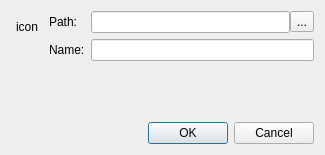
<?xml version="1.0" encoding="UTF-8"?>
<ui version="4.0">
 <class>EditFileItem</class>
 <widget class="QDialog" name="EditFileItem">
  <property name="geometry">
   <rect>
    <x>0</x>
    <y>0</y>
    <width>325</width>
    <height>155</height>
   </rect>
  </property>
  <property name="windowTitle">
   <string>Dialog</string>
  </property>
  <layout class="QVBoxLayout" name="verticalLayout">
   <item>
    <layout class="QHBoxLayout" name="horizontalLayout_2">
     <item>
      <layout class="QVBoxLayout" name="verticalLayout_2">
       <item>
        <widget class="QLabel" name="icon">
         <property name="minimumSize">
          <size>
           <width>32</width>
           <height>32</height>
          </size>
         </property>
         <property name="maximumSize">
          <size>
           <width>32</width>
           <height>32</height>
          </size>
         </property>
         <property name="text">
          <string>icon</string>
         </property>
         <property name="scaledContents">
          <bool>true</bool>
         </property>
         <property name="alignment">
          <set>Qt::AlignCenter</set>
         </property>
        </widget>
       </item>
       <item>
        <spacer name="verticalSpacer">
         <property name="orientation">
          <enum>Qt::Vertical</enum>
         </property>
         <property name="sizeHint" stdset="0">
          <size>
           <width>20</width>
           <height>40</height>
          </size>
         </property>
        </spacer>
       </item>
      </layout>
     </item>
     <item>
      <layout class="QFormLayout" name="formLayout">
       <item row="0" column="0">
        <widget class="QLabel" name="labelPath">
         <property name="text">
          <string>Path:</string>
         </property>
        </widget>
       </item>
       <item row="0" column="1">
        <layout class="QHBoxLayout" name="horizontalLayout">
         <property name="spacing">
          <number>0</number>
         </property>
         <item>
          <widget class="QLineEdit" name="path">
           <property name="readOnly">
            <bool>true</bool>
           </property>
          </widget>
         </item>
         <item>
          <widget class="QToolButton" name="selectPath">
           <property name="toolTip">
            <string>Select path</string>
           </property>
           <property name="text">
            <string>...</string>
           </property>
          </widget>
         </item>
        </layout>
       </item>
       <item row="1" column="0">
        <widget class="QLabel" name="labelName">
         <property name="text">
          <string>Name:</string>
         </property>
        </widget>
       </item>
       <item row="1" column="1">
        <widget class="QLineEdit" name="name">
         <property name="readOnly">
          <bool>true</bool>
         </property>
        </widget>
       </item>
      </layout>
     </item>
    </layout>
   </item>
   <item>
    <widget class="QDialogButtonBox" name="buttonBox">
     <property name="orientation">
      <enum>Qt::Horizontal</enum>
     </property>
     <property name="standardButtons">
      <set>QDialogButtonBox::Cancel|QDialogButtonBox::Ok</set>
     </property>
    </widget>
   </item>
  </layout>
 </widget>
 <resources/>
 <connections>
  <connection>
   <sender>buttonBox</sender>
   <signal>accepted()</signal>
   <receiver>EditFileItem</receiver>
   <slot>accept()</slot>
   <hints>
    <hint type="sourcelabel">
     <x>248</x>
     <y>254</y>
    </hint>
    <hint type="destinationlabel">
     <x>157</x>
     <y>274</y>
    </hint>
   </hints>
  </connection>
  <connection>
   <sender>buttonBox</sender>
   <signal>rejected()</signal>
   <receiver>EditFileItem</receiver>
   <slot>reject()</slot>
   <hints>
    <hint type="sourcelabel">
     <x>316</x>
     <y>260</y>
    </hint>
    <hint type="destinationlabel">
     <x>286</x>
     <y>274</y>
    </hint>
   </hints>
  </connection>
 </connections>
</ui>
